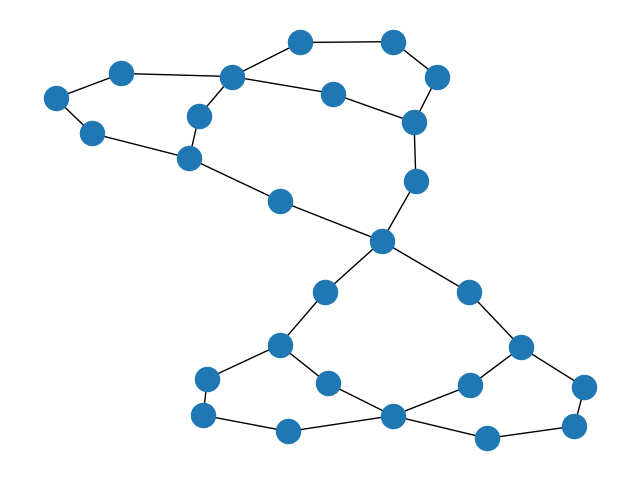

The Python source for this figure:
import networkx as nx
import matplotlib.pyplot as plt
G = nx.Graph()




G.add_nodes_from([("node 1", {"name": "disjoint"}), ("node 2", {"name": "disjointTouch"}),
                  ("node 3", {"name": "meet"}), ("node 4", {"name": "overlapMeet"}),
                  ("node 5", {"name": "overlap"}), ("node 6", {"name": "overlapCoveredBy"}),
                  ("node 7", {"name": "overlapCovers"}), ("node 8", {"name": "coveredBy"}),
                  ("node 10", {"name": "covers"}),
                  ("node 11", {"name": "insideTouch"}), ("node 12", {"name": "coveredByFully"}),
                  ("node 13", {"name": "coversFully"}), ("node 14", {"name": "containsTouch"}),
                  ("node 15", {"name": "inside"}), ("node 16", {"name": "insideTotal"}),
                  ("node 17", {"name": "equals"}), ("node 18", {"name": "containsTotal"}),
                  ("node 19", {"name": "contains"}), ("node 20", {"name": "embrace"}),
                  ("node 21", {"name": "embraceFully"}), ("node 22", {"name": "attach"}),
                  ("node 23", {"name": "disjointTotal"}), ("node 24", {"name": "embraceTouch"}),
                  ("node 25", {"name": "entwinedFully"}), ("node 26", {"name": "meetFully"}),
                  ("node 27", {"name": "entwined"}), ("node 29", {"name": "overlapEntwined"})

                  ])
# Side disjoint to inside
G.add_edge("node 1", "node 2")
G.add_edge("node 2", "node 3")
G.add_edge("node 3", "node 4")
G.add_edge("node 4", "node 5")
G.add_edge("node 5", "node 6")
G.add_edge("node 6", "node 8")
G.add_edge("node 8", "node 11")
G.add_edge("node 11", "node 15")

# Side embrace to contains
G.add_edge("node 20", "node 24")
G.add_edge("node 24", "node 27")
G.add_edge("node 27", "node 29")
G.add_edge("node 29", "node 5")
G.add_edge("node 5", "node 7")
G.add_edge("node 7", "node 10")
G.add_edge("node 10", "node 14")
G.add_edge("node 14", "node 19")

# Top Hat
G.add_edge("node 27", "node 25")
G.add_edge("node 25", "node 22")
G.add_edge("node 22", "node 26")
G.add_edge("node 26", "node 3")

# Bottom Hat
G.add_edge("node 8", "node 12")
G.add_edge("node 12", "node 17")
G.add_edge("node 17", "node 13")
G.add_edge("node 13", "node 10")

#Top Line
G.add_edge("node 20", "node 21")
G.add_edge("node 21", "node 22")
G.add_edge("node 22", "node 23")
G.add_edge("node 23", "node 1")

#Bottom Line
G.add_edge("node 15", "node 16")
G.add_edge("node 16", "node 17")
G.add_edge("node 17", "node 18")
G.add_edge("node 18", "node 19")

nx.draw(G)
plt.show()

spl = dict(nx.all_pairs_shortest_path_length(G))
# 27
# print(spl["node 1"]["node 1"])
# print(spl["node 1"]["node 2"])
# print(spl["node 1"]["node 3"])
# print(spl["node 1"]["node 4"])
# print(spl["node 1"]["node 5"])
# print(spl["node 1"]["node 6"])
# print(spl["node 1"]["node 7"])
# print(spl["node 1"]["node 8"])
# print(spl["node 1"]["node 10"])
# print(spl["node 1"]["node 11"])
# print(spl["node 1"]["node 12"])
# print(spl["node 1"]["node 13"])
# print(spl["node 1"]["node 14"])
# print(spl["node 1"]["node 15"])
# print(spl["node 1"]["node 16"])
# print(spl["node 1"]["node 17"])
# print(spl["node 1"]["node 18"])
# print(spl["node 1"]["node 19"])
# print(spl["node 1"]["node 20"])
# print(spl["node 1"]["node 21"])
# print(spl["node 1"]["node 22"])
# print(spl["node 1"]["node 23"])
# print(spl["node 1"]["node 24"])
# print(spl["node 1"]["node 25"])
# print(spl["node 1"]["node 26"])
# print(spl["node 1"]["node 27"])
# print(spl["node 1"]["node 29"])

# print(spl["node 2"]["node 1"])
# print(spl["node 2"]["node 2"])
# print(spl["node 2"]["node 3"])
# print(spl["node 2"]["node 4"])
# print(spl["node 2"]["node 5"])
# print(spl["node 2"]["node 6"])
# print(spl["node 2"]["node 7"])
# print(spl["node 2"]["node 8"])
# print(spl["node 2"]["node 10"])
# print(spl["node 2"]["node 11"])
# print(spl["node 2"]["node 12"])
# print(spl["node 2"]["node 13"])
# print(spl["node 2"]["node 14"])
# print(spl["node 2"]["node 15"])
# print(spl["node 2"]["node 16"])
# print(spl["node 2"]["node 17"])
# print(spl["node 2"]["node 18"])
# print(spl["node 2"]["node 19"])
# print(spl["node 2"]["node 20"])
# print(spl["node 2"]["node 21"])
# print(spl["node 2"]["node 22"])
# print(spl["node 2"]["node 23"])
# print(spl["node 2"]["node 24"])
# print(spl["node 2"]["node 25"])
# print(spl["node 2"]["node 26"])
# print(spl["node 2"]["node 27"])
# print(spl["node 2"]["node 29"])


# print(spl["node 3"]["node 1"])
# print(spl["node 3"]["node 2"])
# print(spl["node 3"]["node 3"])
# print(spl["node 3"]["node 4"])
# print(spl["node 3"]["node 5"])
# print(spl["node 3"]["node 6"])
# print(spl["node 3"]["node 7"])
# print(spl["node 3"]["node 8"])
# print(spl["node 3"]["node 10"])
# print(spl["node 3"]["node 11"])
# print(spl["node 3"]["node 12"])
# print(spl["node 3"]["node 13"])
# print(spl["node 3"]["node 14"])
# print(spl["node 3"]["node 15"])
# print(spl["node 3"]["node 16"])
# print(spl["node 3"]["node 17"])
# print(spl["node 3"]["node 18"])
# print(spl["node 3"]["node 19"])
# print(spl["node 3"]["node 20"])
# print(spl["node 3"]["node 21"])
# print(spl["node 3"]["node 22"])
# print(spl["node 3"]["node 23"])
# print(spl["node 3"]["node 24"])
# print(spl["node 3"]["node 25"])
# print(spl["node 3"]["node 26"])
# print(spl["node 3"]["node 27"])
# print(spl["node 3"]["node 29"])

# print(spl["node 4"]["node 1"])
# print(spl["node 4"]["node 2"])
# print(spl["node 4"]["node 3"])
# print(spl["node 4"]["node 4"])
# print(spl["node 4"]["node 5"])
# print(spl["node 4"]["node 6"])
# print(spl["node 4"]["node 7"])
# print(spl["node 4"]["node 8"])
# print(spl["node 4"]["node 10"])
# print(spl["node 4"]["node 11"])
# print(spl["node 4"]["node 12"])
# print(spl["node 4"]["node 13"])
# print(spl["node 4"]["node 14"])
# print(spl["node 4"]["node 15"])
# print(spl["node 4"]["node 16"])
# print(spl["node 4"]["node 17"])
# print(spl["node 4"]["node 18"])
# print(spl["node 4"]["node 19"])
# print(spl["node 4"]["node 20"])
# print(spl["node 4"]["node 21"])
# print(spl["node 4"]["node 22"])
# print(spl["node 4"]["node 23"])
# print(spl["node 4"]["node 24"])
# print(spl["node 4"]["node 25"])
# print(spl["node 4"]["node 26"])
# print(spl["node 4"]["node 27"])
# print(spl["node 4"]["node 29"])

# print(spl["node 5"]["node 1"])
# print(spl["node 5"]["node 2"])
# print(spl["node 5"]["node 3"])
# print(spl["node 5"]["node 4"])
# print(spl["node 5"]["node 5"])
# print(spl["node 5"]["node 6"])
# print(spl["node 5"]["node 7"])
# print(spl["node 5"]["node 8"])
# print(spl["node 5"]["node 10"])
# print(spl["node 5"]["node 11"])
# print(spl["node 5"]["node 12"])
# print(spl["node 5"]["node 13"])
# print(spl["node 5"]["node 14"])
# print(spl["node 5"]["node 15"])
# print(spl["node 5"]["node 16"])
# print(spl["node 5"]["node 17"])
# print(spl["node 5"]["node 18"])
# print(spl["node 5"]["node 19"])
# print(spl["node 5"]["node 20"])
# print(spl["node 5"]["node 21"])
# print(spl["node 5"]["node 22"])
# print(spl["node 5"]["node 23"])
# print(spl["node 5"]["node 24"])
# print(spl["node 5"]["node 25"])
# print(spl["node 5"]["node 26"])
# print(spl["node 5"]["node 27"])
# print(spl["node 5"]["node 29"])

# print(spl["node 6"]["node 1"])
# print(spl["node 6"]["node 2"])
# print(spl["node 6"]["node 3"])
# print(spl["node 6"]["node 4"])
# print(spl["node 6"]["node 5"])
# print(spl["node 6"]["node 6"])
# print(spl["node 6"]["node 7"])
# print(spl["node 6"]["node 8"])
# print(spl["node 6"]["node 10"])
# print(spl["node 6"]["node 11"])
# print(spl["node 6"]["node 12"])
# print(spl["node 6"]["node 13"])
# print(spl["node 6"]["node 14"])
# print(spl["node 6"]["node 15"])
# print(spl["node 6"]["node 16"])
# print(spl["node 6"]["node 17"])
# print(spl["node 6"]["node 18"])
# print(spl["node 6"]["node 19"])
# print(spl["node 6"]["node 20"])
# print(spl["node 6"]["node 21"])
# print(spl["node 6"]["node 22"])
# print(spl["node 6"]["node 23"])
# print(spl["node 6"]["node 24"])
# print(spl["node 6"]["node 25"])
# print(spl["node 6"]["node 26"])
# print(spl["node 6"]["node 27"])
# print(spl["node 6"]["node 29"])

# print(spl["node 7"]["node 1"])
# print(spl["node 7"]["node 2"])
# print(spl["node 7"]["node 3"])
# print(spl["node 7"]["node 4"])
# print(spl["node 7"]["node 5"])
# print(spl["node 7"]["node 6"])
# print(spl["node 7"]["node 7"])
# print(spl["node 7"]["node 8"])
# print(spl["node 7"]["node 10"])
# print(spl["node 7"]["node 11"])
# print(spl["node 7"]["node 12"])
# print(spl["node 7"]["node 13"])
# print(spl["node 7"]["node 14"])
# print(spl["node 7"]["node 15"])
# print(spl["node 7"]["node 16"])
# print(spl["node 7"]["node 17"])
# print(spl["node 7"]["node 18"])
# print(spl["node 7"]["node 19"])
# print(spl["node 7"]["node 20"])
# print(spl["node 7"]["node 21"])
# print(spl["node 7"]["node 22"])
# print(spl["node 7"]["node 23"])
# print(spl["node 7"]["node 24"])
# print(spl["node 7"]["node 25"])
# print(spl["node 7"]["node 26"])
# print(spl["node 7"]["node 27"])
# print(spl["node 7"]["node 29"])

# print(spl["node 8"]["node 1"])
# print(spl["node 8"]["node 2"])
# print(spl["node 8"]["node 3"])
# print(spl["node 8"]["node 4"])
# print(spl["node 8"]["node 5"])
# print(spl["node 8"]["node 6"])
# print(spl["node 8"]["node 7"])
# print(spl["node 8"]["node 8"])
# print(spl["node 8"]["node 10"])
# print(spl["node 8"]["node 11"])
# print(spl["node 8"]["node 12"])
# print(spl["node 8"]["node 13"])
# print(spl["node 8"]["node 14"])
# print(spl["node 8"]["node 15"])
# print(spl["node 8"]["node 16"])
# print(spl["node 8"]["node 17"])
# print(spl["node 8"]["node 18"])
# print(spl["node 8"]["node 19"])
# print(spl["node 8"]["node 20"])
# print(spl["node 8"]["node 21"])
# print(spl["node 8"]["node 22"])
# print(spl["node 8"]["node 23"])
# print(spl["node 8"]["node 24"])
# print(spl["node 8"]["node 25"])
# print(spl["node 8"]["node 26"])
# print(spl["node 8"]["node 27"])
# print(spl["node 8"]["node 29"])

# print(spl["node 10"]["node 1"])
# print(spl["node 10"]["node 2"])
# print(spl["node 10"]["node 3"])
# print(spl["node 10"]["node 4"])
# print(spl["node 10"]["node 5"])
# print(spl["node 10"]["node 6"])
# print(spl["node 10"]["node 7"])
# print(spl["node 10"]["node 8"])
# print(spl["node 10"]["node 10"])
# print(spl["node 10"]["node 11"])
# print(spl["node 10"]["node 12"])
# print(spl["node 10"]["node 13"])
# print(spl["node 10"]["node 14"])
# print(spl["node 10"]["node 15"])
# print(spl["node 10"]["node 16"])
# print(spl["node 10"]["node 17"])
# print(spl["node 10"]["node 18"])
# print(spl["node 10"]["node 19"])
# print(spl["node 10"]["node 20"])
# print(spl["node 10"]["node 21"])
# print(spl["node 10"]["node 22"])
# print(spl["node 10"]["node 23"])
# print(spl["node 10"]["node 24"])
# print(spl["node 10"]["node 25"])
# print(spl["node 10"]["node 26"])
# print(spl["node 10"]["node 27"])
# print(spl["node 10"]["node 29"])

# print(spl["node 11"]["node 1"])
# print(spl["node 11"]["node 2"])
# print(spl["node 11"]["node 3"])
# print(spl["node 11"]["node 4"])
# print(spl["node 11"]["node 5"])
# print(spl["node 11"]["node 6"])
# print(spl["node 11"]["node 7"])
# print(spl["node 11"]["node 8"])
# print(spl["node 11"]["node 10"])
# print(spl["node 11"]["node 11"])
# print(spl["node 11"]["node 12"])
# print(spl["node 11"]["node 13"])
# print(spl["node 11"]["node 14"])
# print(spl["node 11"]["node 15"])
# print(spl["node 11"]["node 16"])
# print(spl["node 11"]["node 17"])
# print(spl["node 11"]["node 18"])
# print(spl["node 11"]["node 19"])
# print(spl["node 11"]["node 20"])
# print(spl["node 11"]["node 21"])
# print(spl["node 11"]["node 22"])
# print(spl["node 11"]["node 23"])
# print(spl["node 11"]["node 24"])
# print(spl["node 11"]["node 25"])
# print(spl["node 11"]["node 26"])
# print(spl["node 11"]["node 27"])
# print(spl["node 11"]["node 29"])


# print(spl["node 12"]["node 1"])
# print(spl["node 12"]["node 2"])
# print(spl["node 12"]["node 3"])
# print(spl["node 12"]["node 4"])
# print(spl["node 12"]["node 5"])
# print(spl["node 12"]["node 6"])
# print(spl["node 12"]["node 7"])
# print(spl["node 12"]["node 8"])
# print(spl["node 12"]["node 10"])
# print(spl["node 12"]["node 11"])
# print(spl["node 12"]["node 12"])
# print(spl["node 12"]["node 13"])
# print(spl["node 12"]["node 14"])
# print(spl["node 12"]["node 15"])
# print(spl["node 12"]["node 16"])
# print(spl["node 12"]["node 17"])
# print(spl["node 12"]["node 18"])
# print(spl["node 12"]["node 19"])
# print(spl["node 12"]["node 20"])
# print(spl["node 12"]["node 21"])
# print(spl["node 12"]["node 22"])
# print(spl["node 12"]["node 23"])
# print(spl["node 12"]["node 24"])
# print(spl["node 12"]["node 25"])
# print(spl["node 12"]["node 26"])
# print(spl["node 12"]["node 27"])
# print(spl["node 12"]["node 29"])

# print(spl["node 13"]["node 1"])
# print(spl["node 13"]["node 2"])
# print(spl["node 13"]["node 3"])
# print(spl["node 13"]["node 4"])
# print(spl["node 13"]["node 5"])
# print(spl["node 13"]["node 6"])
# print(spl["node 13"]["node 7"])
# print(spl["node 13"]["node 8"])
# print(spl["node 13"]["node 10"])
# print(spl["node 13"]["node 11"])
# print(spl["node 13"]["node 12"])
# print(spl["node 13"]["node 13"])
# print(spl["node 13"]["node 14"])
# print(spl["node 13"]["node 15"])
# print(spl["node 13"]["node 16"])
# print(spl["node 13"]["node 17"])
# print(spl["node 13"]["node 18"])
# print(spl["node 13"]["node 19"])
# print(spl["node 13"]["node 20"])
# print(spl["node 13"]["node 21"])
# print(spl["node 13"]["node 22"])
# print(spl["node 13"]["node 23"])
# print(spl["node 13"]["node 24"])
# print(spl["node 13"]["node 25"])
# print(spl["node 13"]["node 26"])
# print(spl["node 13"]["node 27"])
# print(spl["node 13"]["node 29"])

# print(spl["node 14"]["node 1"])
# print(spl["node 14"]["node 2"])
# print(spl["node 14"]["node 3"])
# print(spl["node 14"]["node 4"])
# print(spl["node 14"]["node 5"])
# print(spl["node 14"]["node 6"])
# print(spl["node 14"]["node 7"])
# print(spl["node 14"]["node 8"])
# print(spl["node 14"]["node 10"])
# print(spl["node 14"]["node 11"])
# print(spl["node 14"]["node 12"])
# print(spl["node 14"]["node 13"])
# print(spl["node 14"]["node 14"])
# print(spl["node 14"]["node 15"])
# print(spl["node 14"]["node 16"])
# print(spl["node 14"]["node 17"])
# print(spl["node 14"]["node 18"])
# print(spl["node 14"]["node 19"])
# print(spl["node 14"]["node 20"])
# print(spl["node 14"]["node 21"])
# print(spl["node 14"]["node 22"])
# print(spl["node 14"]["node 23"])
# print(spl["node 14"]["node 24"])
# print(spl["node 14"]["node 25"])
# print(spl["node 14"]["node 26"])
# print(spl["node 14"]["node 27"])
# print(spl["node 14"]["node 29"])


# print(spl["node 15"]["node 1"])
# print(spl["node 15"]["node 2"])
# print(spl["node 15"]["node 3"])
# print(spl["node 15"]["node 4"])
# print(spl["node 15"]["node 5"])
# print(spl["node 15"]["node 6"])
# print(spl["node 15"]["node 7"])
# print(spl["node 15"]["node 8"])
# print(spl["node 15"]["node 10"])
# print(spl["node 15"]["node 11"])
# print(spl["node 15"]["node 12"])
# print(spl["node 15"]["node 13"])
# print(spl["node 15"]["node 14"])
# print(spl["node 15"]["node 15"])
# print(spl["node 15"]["node 16"])
# print(spl["node 15"]["node 17"])
# print(spl["node 15"]["node 18"])
# print(spl["node 15"]["node 19"])
# print(spl["node 15"]["node 20"])
# print(spl["node 15"]["node 21"])
# print(spl["node 15"]["node 22"])
# print(spl["node 15"]["node 23"])
# print(spl["node 15"]["node 24"])
# print(spl["node 15"]["node 25"])
# print(spl["node 15"]["node 26"])
# print(spl["node 15"]["node 27"])
# print(spl["node 15"]["node 29"])


# print(spl["node 16"]["node 1"])
# print(spl["node 16"]["node 2"])
# print(spl["node 16"]["node 3"])
# print(spl["node 16"]["node 4"])
# print(spl["node 16"]["node 5"])
# print(spl["node 16"]["node 6"])
# print(spl["node 16"]["node 7"])
# print(spl["node 16"]["node 8"])
# print(spl["node 16"]["node 10"])
# print(spl["node 16"]["node 11"])
# print(spl["node 16"]["node 12"])
# print(spl["node 16"]["node 13"])
# print(spl["node 16"]["node 14"])
# print(spl["node 16"]["node 15"])
# print(spl["node 16"]["node 16"])
# print(spl["node 16"]["node 17"])
# print(spl["node 16"]["node 18"])
# print(spl["node 16"]["node 19"])
# print(spl["node 16"]["node 20"])
# print(spl["node 16"]["node 21"])
# print(spl["node 16"]["node 22"])
# print(spl["node 16"]["node 23"])
# print(spl["node 16"]["node 24"])
# print(spl["node 16"]["node 25"])
# print(spl["node 16"]["node 26"])
# print(spl["node 16"]["node 27"])
# print(spl["node 16"]["node 29"])


# print(spl["node 17"]["node 1"])
# print(spl["node 17"]["node 2"])
# print(spl["node 17"]["node 3"])
# print(spl["node 17"]["node 4"])
# print(spl["node 17"]["node 5"])
# print(spl["node 17"]["node 6"])
# print(spl["node 17"]["node 7"])
# print(spl["node 17"]["node 8"])
# print(spl["node 17"]["node 10"])
# print(spl["node 17"]["node 11"])
# print(spl["node 17"]["node 12"])
# print(spl["node 17"]["node 13"])
# print(spl["node 17"]["node 14"])
# print(spl["node 17"]["node 15"])
# print(spl["node 17"]["node 16"])
# print(spl["node 17"]["node 17"])
# print(spl["node 17"]["node 18"])
# print(spl["node 17"]["node 19"])
# print(spl["node 17"]["node 20"])
# print(spl["node 17"]["node 21"])
# print(spl["node 17"]["node 22"])
# print(spl["node 17"]["node 23"])
# print(spl["node 17"]["node 24"])
# print(spl["node 17"]["node 25"])
# print(spl["node 17"]["node 26"])
# print(spl["node 17"]["node 27"])
# print(spl["node 17"]["node 29"])


# print(spl["node 18"]["node 1"])
# print(spl["node 18"]["node 2"])
# print(spl["node 18"]["node 3"])
# print(spl["node 18"]["node 4"])
# print(spl["node 18"]["node 5"])
# print(spl["node 18"]["node 6"])
# print(spl["node 18"]["node 7"])
# print(spl["node 18"]["node 8"])
# print(spl["node 18"]["node 10"])
# print(spl["node 18"]["node 11"])
# print(spl["node 18"]["node 12"])
# print(spl["node 18"]["node 13"])
# print(spl["node 18"]["node 14"])
# print(spl["node 18"]["node 15"])
# print(spl["node 18"]["node 16"])
# print(spl["node 18"]["node 17"])
# print(spl["node 18"]["node 18"])
# print(spl["node 18"]["node 19"])
# print(spl["node 18"]["node 20"])
# print(spl["node 18"]["node 21"])
# print(spl["node 18"]["node 22"])
# print(spl["node 18"]["node 23"])
# print(spl["node 18"]["node 24"])
# print(spl["node 18"]["node 25"])
# print(spl["node 18"]["node 26"])
# print(spl["node 18"]["node 27"])
# print(spl["node 18"]["node 29"])


# print(spl["node 19"]["node 1"])
# print(spl["node 19"]["node 2"])
# print(spl["node 19"]["node 3"])
# print(spl["node 19"]["node 4"])
# print(spl["node 19"]["node 5"])
# print(spl["node 19"]["node 6"])
# print(spl["node 19"]["node 7"])
# print(spl["node 19"]["node 8"])
# print(spl["node 19"]["node 10"])
# print(spl["node 19"]["node 11"])
# print(spl["node 19"]["node 12"])
# print(spl["node 19"]["node 13"])
# print(spl["node 19"]["node 14"])
# print(spl["node 19"]["node 15"])
# print(spl["node 19"]["node 16"])
# print(spl["node 19"]["node 17"])
# print(spl["node 19"]["node 18"])
# print(spl["node 19"]["node 19"])
# print(spl["node 19"]["node 20"])
# print(spl["node 19"]["node 21"])
# print(spl["node 19"]["node 22"])
# print(spl["node 19"]["node 23"])
# print(spl["node 19"]["node 24"])
# print(spl["node 19"]["node 25"])
# print(spl["node 19"]["node 26"])
# print(spl["node 19"]["node 27"])
# print(spl["node 19"]["node 29"])


# print(spl["node 20"]["node 1"])
# print(spl["node 20"]["node 2"])
# print(spl["node 20"]["node 3"])
# print(spl["node 20"]["node 4"])
# print(spl["node 20"]["node 5"])
# print(spl["node 20"]["node 6"])
# print(spl["node 20"]["node 7"])
# print(spl["node 20"]["node 8"])
# print(spl["node 20"]["node 10"])
# print(spl["node 20"]["node 11"])
# print(spl["node 20"]["node 12"])
# print(spl["node 20"]["node 13"])
# print(spl["node 20"]["node 14"])
# print(spl["node 20"]["node 15"])
# print(spl["node 20"]["node 16"])
# print(spl["node 20"]["node 17"])
# print(spl["node 20"]["node 18"])
# print(spl["node 20"]["node 19"])
# print(spl["node 20"]["node 20"])
# print(spl["node 20"]["node 21"])
# print(spl["node 20"]["node 22"])
# print(spl["node 20"]["node 23"])
# print(spl["node 20"]["node 24"])
# print(spl["node 20"]["node 25"])
# print(spl["node 20"]["node 26"])
# print(spl["node 20"]["node 27"])
# print(spl["node 20"]["node 29"])



# print(spl["node 21"]["node 1"])
# print(spl["node 21"]["node 2"])
# print(spl["node 21"]["node 3"])
# print(spl["node 21"]["node 4"])
# print(spl["node 21"]["node 5"])
# print(spl["node 21"]["node 6"])
# print(spl["node 21"]["node 7"])
# print(spl["node 21"]["node 8"])
# print(spl["node 21"]["node 10"])
# print(spl["node 21"]["node 11"])
# print(spl["node 21"]["node 12"])
# print(spl["node 21"]["node 13"])
# print(spl["node 21"]["node 14"])
# print(spl["node 21"]["node 15"])
# print(spl["node 21"]["node 16"])
# print(spl["node 21"]["node 17"])
# print(spl["node 21"]["node 18"])
# print(spl["node 21"]["node 19"])
# print(spl["node 21"]["node 20"])
# print(spl["node 21"]["node 21"])
# print(spl["node 21"]["node 22"])
# print(spl["node 21"]["node 23"])
# print(spl["node 21"]["node 24"])
# print(spl["node 21"]["node 25"])
# print(spl["node 21"]["node 26"])
# print(spl["node 21"]["node 27"])
# print(spl["node 21"]["node 29"])



# print(spl["node 22"]["node 1"])
# print(spl["node 22"]["node 2"])
# print(spl["node 22"]["node 3"])
# print(spl["node 22"]["node 4"])
# print(spl["node 22"]["node 5"])
# print(spl["node 22"]["node 6"])
# print(spl["node 22"]["node 7"])
# print(spl["node 22"]["node 8"])
# print(spl["node 22"]["node 10"])
# print(spl["node 22"]["node 11"])
# print(spl["node 22"]["node 12"])
# print(spl["node 22"]["node 13"])
# print(spl["node 22"]["node 14"])
# print(spl["node 22"]["node 15"])
# print(spl["node 22"]["node 16"])
# print(spl["node 22"]["node 17"])
# print(spl["node 22"]["node 18"])
# print(spl["node 22"]["node 19"])
# print(spl["node 22"]["node 20"])
# print(spl["node 22"]["node 21"])
# print(spl["node 22"]["node 22"])
# print(spl["node 22"]["node 23"])
# print(spl["node 22"]["node 24"])
# print(spl["node 22"]["node 25"])
# print(spl["node 22"]["node 26"])
# print(spl["node 22"]["node 27"])
# print(spl["node 22"]["node 29"])

# print(spl["node 23"]["node 1"])
# print(spl["node 23"]["node 2"])
# print(spl["node 23"]["node 3"])
# print(spl["node 23"]["node 4"])
# print(spl["node 23"]["node 5"])
# print(spl["node 23"]["node 6"])
# print(spl["node 23"]["node 7"])
# print(spl["node 23"]["node 8"])
# print(spl["node 23"]["node 10"])
# print(spl["node 23"]["node 11"])
# print(spl["node 23"]["node 12"])
# print(spl["node 23"]["node 13"])
# print(spl["node 23"]["node 14"])
# print(spl["node 23"]["node 15"])
# print(spl["node 23"]["node 16"])
# print(spl["node 23"]["node 17"])
# print(spl["node 23"]["node 18"])
# print(spl["node 23"]["node 19"])
# print(spl["node 23"]["node 20"])
# print(spl["node 23"]["node 21"])
# print(spl["node 23"]["node 22"])
# print(spl["node 23"]["node 23"])
# print(spl["node 23"]["node 24"])
# print(spl["node 23"]["node 25"])
# print(spl["node 23"]["node 26"])
# print(spl["node 23"]["node 27"])
# print(spl["node 23"]["node 29"])

# print(spl["node 24"]["node 1"])
# print(spl["node 24"]["node 2"])
# print(spl["node 24"]["node 3"])
# print(spl["node 24"]["node 4"])
# print(spl["node 24"]["node 5"])
# print(spl["node 24"]["node 6"])
# print(spl["node 24"]["node 7"])
# print(spl["node 24"]["node 8"])
# print(spl["node 24"]["node 10"])
# print(spl["node 24"]["node 11"])
# print(spl["node 24"]["node 12"])
# print(spl["node 24"]["node 13"])
# print(spl["node 24"]["node 14"])
# print(spl["node 24"]["node 15"])
# print(spl["node 24"]["node 16"])
# print(spl["node 24"]["node 17"])
# print(spl["node 24"]["node 18"])
# print(spl["node 24"]["node 19"])
# print(spl["node 24"]["node 20"])
# print(spl["node 24"]["node 21"])
# print(spl["node 24"]["node 22"])
# print(spl["node 24"]["node 23"])
# print(spl["node 24"]["node 24"])
# print(spl["node 24"]["node 25"])
# print(spl["node 24"]["node 26"])
# print(spl["node 24"]["node 27"])
# print(spl["node 24"]["node 29"])

# print(spl["node 25"]["node 1"])
# print(spl["node 25"]["node 2"])
# print(spl["node 25"]["node 3"])
# print(spl["node 25"]["node 4"])
# print(spl["node 25"]["node 5"])
# print(spl["node 25"]["node 6"])
# print(spl["node 25"]["node 7"])
# print(spl["node 25"]["node 8"])
# print(spl["node 25"]["node 10"])
# print(spl["node 25"]["node 11"])
# print(spl["node 25"]["node 12"])
# print(spl["node 25"]["node 13"])
# print(spl["node 25"]["node 14"])
# print(spl["node 25"]["node 15"])
# print(spl["node 25"]["node 16"])
# print(spl["node 25"]["node 17"])
# print(spl["node 25"]["node 18"])
# print(spl["node 25"]["node 19"])
# print(spl["node 25"]["node 20"])
# print(spl["node 25"]["node 21"])
# print(spl["node 25"]["node 22"])
# print(spl["node 25"]["node 23"])
# print(spl["node 25"]["node 24"])
# print(spl["node 25"]["node 25"])
# print(spl["node 25"]["node 26"])
# print(spl["node 25"]["node 27"])
# print(spl["node 25"]["node 29"])

# print(spl["node 26"]["node 1"])
# print(spl["node 26"]["node 2"])
# print(spl["node 26"]["node 3"])
# print(spl["node 26"]["node 4"])
# print(spl["node 26"]["node 5"])
# print(spl["node 26"]["node 6"])
# print(spl["node 26"]["node 7"])
# print(spl["node 26"]["node 8"])
# print(spl["node 26"]["node 10"])
# print(spl["node 26"]["node 11"])
# print(spl["node 26"]["node 12"])
# print(spl["node 26"]["node 13"])
# print(spl["node 26"]["node 14"])
# print(spl["node 26"]["node 15"])
# print(spl["node 26"]["node 16"])
# print(spl["node 26"]["node 17"])
# print(spl["node 26"]["node 18"])
# print(spl["node 26"]["node 19"])
# print(spl["node 26"]["node 20"])
# print(spl["node 26"]["node 21"])
# print(spl["node 26"]["node 22"])
# print(spl["node 26"]["node 23"])
# print(spl["node 26"]["node 24"])
# print(spl["node 26"]["node 25"])
# print(spl["node 26"]["node 26"])
# print(spl["node 26"]["node 27"])
# print(spl["node 26"]["node 29"])

# print(spl["node 27"]["node 1"])
# print(spl["node 27"]["node 2"])
# print(spl["node 27"]["node 3"])
# print(spl["node 27"]["node 4"])
# print(spl["node 27"]["node 5"])
# print(spl["node 27"]["node 6"])
# print(spl["node 27"]["node 7"])
# print(spl["node 27"]["node 8"])
# print(spl["node 27"]["node 10"])
# print(spl["node 27"]["node 11"])
# print(spl["node 27"]["node 12"])
# print(spl["node 27"]["node 13"])
# print(spl["node 27"]["node 14"])
# print(spl["node 27"]["node 15"])
# print(spl["node 27"]["node 16"])
# print(spl["node 27"]["node 17"])
# print(spl["node 27"]["node 18"])
# print(spl["node 27"]["node 19"])
# print(spl["node 27"]["node 20"])
# print(spl["node 27"]["node 21"])
# print(spl["node 27"]["node 22"])
# print(spl["node 27"]["node 23"])
# print(spl["node 27"]["node 24"])
# print(spl["node 27"]["node 25"])
# print(spl["node 27"]["node 26"])
# print(spl["node 27"]["node 27"])
# print(spl["node 27"]["node 29"])

print(spl["node 29"]["node 1"])
print(spl["node 29"]["node 2"])
print(spl["node 29"]["node 3"])
print(spl["node 29"]["node 4"])
print(spl["node 29"]["node 5"])
print(spl["node 29"]["node 6"])
print(spl["node 29"]["node 7"])
print(spl["node 29"]["node 8"])
print(spl["node 29"]["node 10"])
print(spl["node 29"]["node 11"])
print(spl["node 29"]["node 12"])
print(spl["node 29"]["node 13"])
print(spl["node 29"]["node 14"])
print(spl["node 29"]["node 15"])
print(spl["node 29"]["node 16"])
print(spl["node 29"]["node 17"])
print(spl["node 29"]["node 18"])
print(spl["node 29"]["node 19"])
print(spl["node 29"]["node 20"])
print(spl["node 29"]["node 21"])
print(spl["node 29"]["node 22"])
print(spl["node 29"]["node 23"])
print(spl["node 29"]["node 24"])
print(spl["node 29"]["node 25"])
print(spl["node 29"]["node 26"])
print(spl["node 29"]["node 27"])
print(spl["node 29"]["node 29"])
